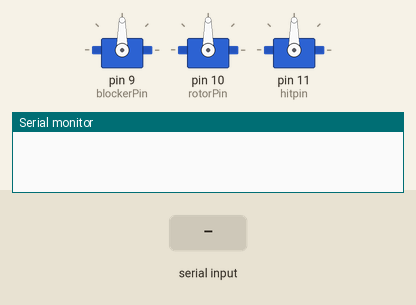
Recording of a sketch running on a simulated Arduino Uno, built with avr-gcc and run on an emulated ATmega328P. On the bench: 3 × servo, the last lines printed to the serial monitor. Inputs (shaded band) come from the test bench.

Above: at 5.6 s.
5.7 s: "y\n" received over Serial
At 6.1 s:
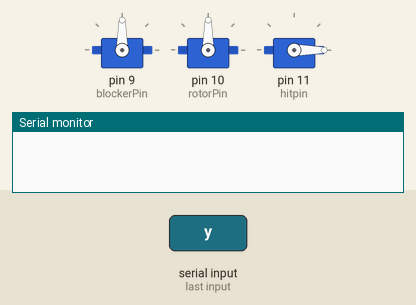
8.7 s: "1\n" received over Serial
At 9.1 s:
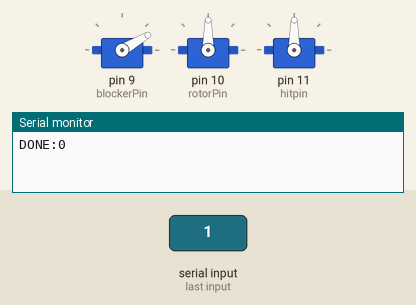
11.7 s: "4\n" received over Serial
14.7 s: "2\n" received over Serial
17.7 s: "x90\n" received over Serial
At 21.6 s:
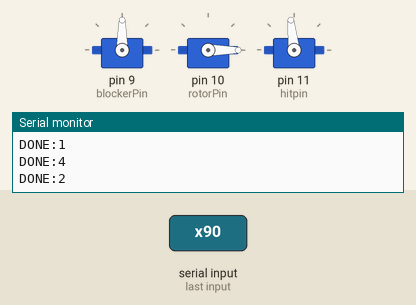
Timing chart, 0 to 26.3 s (numbered marks = the images above; inputs shaded):
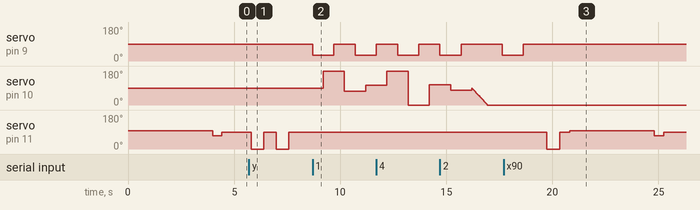

The sketch:

myMoves.ino
```cpp
#include <Servo.h>

Servo blocker;
Servo rotor;
Servo hit;
int angle = 90;
const int blockerPin = 9;
const int rotorPin = 10;
const int hitpin = 11;
int correction = 0;

void BUB(int angle){
  blocker.write(30);
  delay(500);
  rotor.write(angle);
  delay(500);
  blocker.write(90);
  delay(500);
}

void hitman(){
  int speed = 0;
  int dd = 600;
  delay(100);
  hit.write(speed);
  delay(dd);
  hit.write(90);
  delay(475);
  if(correction++ ==2){
    hit.write(96);
    delay(4000);
    hit.write(70);
    delay(425);
    hit.write(90);
    correction = 0;
  }
}

void setup() {
  Serial.begin(9600);

  blocker.attach(blockerPin);
  rotor.attach(rotorPin);
  hit.attach(hitpin);
  blocker.write(90);
  rotor.write(90);
  hit.write(96);
  delay(4000);
  hit.write(70);
  delay(425);
  hit.write(90);
}


void executeR(){

  int target = angle - 90;

  int stepDelay = 8;
  int stepSize = 1;

  if(target > angle){
    for(int pos = angle; pos <= target; pos += stepSize){
      rotor.write(pos);
      delay(stepDelay);
    }
  }
  else{
    for(int pos = angle; pos >= target; pos -= stepSize){
      rotor.write(pos);
      delay(stepDelay);
    }
  }

  angle = target;

  delay(700);
}

void executeI(){
  angle+=90;
  rotor.write(angle);
  delay(500);
}

void loop() {
  if (Serial.available()) {
    String line = Serial.readStringUntil('\n');
    line.trim();

    int colon = line.indexOf(':');

    int id = line.substring(0, colon).toInt();
    char command = line.substring(colon + 1).charAt(0);
    switch(command){
      case 'r':
        executeR();
        break;

      case 'i':
        executeI();
        break;

      case 'p':
        angle-=180;
        rotor.write(angle);
        delay(500);
        break;

      case 'q':
        angle+=180;
        rotor.write(angle);
        delay(500);
        break;
      case '1':
      if(angle == 90){
        angle+=90;
        BUB(angle);
        angle-=108;
        rotor.write(angle);
        delay(500);
        angle+=33;
        BUB(angle);
        angle-=15;
        executeI();
      }else{
        angle+=103;
        BUB(angle);
        angle-=13;
        rotor.write(angle);
      }
        break;
      case '2':
      if(angle == 90){
        angle-=90;
        BUB(angle);
        angle+=108;
        rotor.write(angle);
        delay(500);
        angle-=30;
        BUB(angle);
        angle+=12;
        executeR();
      }else{
        angle -=103;
        BUB(angle);
        angle+=13;
        rotor.write(angle);
        delay(500);
      }
        break;

      case '4':
        angle-=180;
        BUB(angle);
        angle+=108;
        rotor.write(angle);
        delay(500);
        angle-=31;
        BUB(angle);
        angle+=13;
        executeR();
        break;

      case '3':
        angle+=180;
        BUB(angle);
        angle-=108;
        rotor.write(angle);
        delay(500);
        angle+=33;
        BUB(angle);
        angle-=13;
        executeI();
        break;
      case 'x':
        hitman();
        break;
      case 'y':
        hitman();
        hitman();
        break;
      case 'z':
        hitman();
        hitman();
        hitman();
        break;
      case 'a':
        BUB(angle);
        break;
      case 'd':
        delay(1000);
        break;
      case 't':
        rotor.write(0);
        delay(500);
        break;
      case 's':
        hit.write(90);
        break;
      case 'c':
        hit.write(0);
        break;
      case 'v':
        hit.write(96);
        break;
      case '0':
        blocker.write(90);
        rotor.write(90);
        hit.write(96);
        delay(4000);
        hit.write(70);
        delay(425);
        hit.write(90);
        correction = 0;
        angle = 90;
        break;
      case 'j':
        blocker.write(30);
    }
    Serial.print("DONE:");
    Serial.println(id);
  }
}

//iiripq342211
```

Measured:
- after the input at 5.7 s, servo on pin 11 (hitpin): alternates 90° for 0.58 s and 0° for 0.60 s, starting after 0.10 s
- after the input at 8.7 s, servo on pin 9 (blockerPin): 90° → 30° at once, → 90° 1.0 s later, → 30° 1.0 s later; servo on pin 10 (rotorPin): 90° → 180° after 0.50 s, → 72° 1.0 s later, → 105° 1.0 s later
- after the input at 17.7 s, servo on pin 11 (hitpin): 90° → 0° after 2.0 s, → 90° 0.60 s later, → 96° 0.48 s later, → 70° 4.0 s later, … (5 changes in this stretch)
